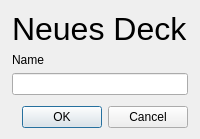
<?xml version="1.0" encoding="UTF-8"?>
<ui version="4.0">
 <class>Dialog</class>
 <widget class="QDialog" name="Dialog">
  <property name="geometry">
   <rect>
    <x>0</x>
    <y>0</y>
    <width>200</width>
    <height>139</height>
   </rect>
  </property>
  <property name="windowTitle">
   <string>MTG Neues Deck</string>
  </property>
  <layout class="QGridLayout" name="gridLayout">
   <item row="0" column="0">
    <spacer name="horizontalSpacer_2">
     <property name="orientation">
      <enum>Qt::Horizontal</enum>
     </property>
     <property name="sizeHint" stdset="0">
      <size>
       <width>40</width>
       <height>20</height>
      </size>
     </property>
    </spacer>
   </item>
   <item row="1" column="1">
    <widget class="QDialogButtonBox" name="btnbox_neues_deck">
     <property name="orientation">
      <enum>Qt::Horizontal</enum>
     </property>
     <property name="standardButtons">
      <set>QDialogButtonBox::Cancel|QDialogButtonBox::Ok</set>
     </property>
    </widget>
   </item>
   <item row="0" column="2">
    <spacer name="horizontalSpacer">
     <property name="orientation">
      <enum>Qt::Horizontal</enum>
     </property>
     <property name="sizeHint" stdset="0">
      <size>
       <width>40</width>
       <height>20</height>
      </size>
     </property>
    </spacer>
   </item>
   <item row="0" column="1">
    <layout class="QVBoxLayout" name="verticalLayout_2">
     <item>
      <widget class="QLabel" name="label">
       <property name="font">
        <font>
         <pointsize>24</pointsize>
        </font>
       </property>
       <property name="text">
        <string>Neues Deck</string>
       </property>
       <property name="alignment">
        <set>Qt::AlignLeading|Qt::AlignLeft|Qt::AlignTop</set>
       </property>
      </widget>
     </item>
     <item>
      <widget class="QLabel" name="label_2">
       <property name="text">
        <string>Name</string>
       </property>
      </widget>
     </item>
     <item>
      <widget class="QLineEdit" name="lineEdit"/>
     </item>
     <item>
      <spacer name="verticalSpacer">
       <property name="orientation">
        <enum>Qt::Vertical</enum>
       </property>
       <property name="sizeHint" stdset="0">
        <size>
         <width>20</width>
         <height>40</height>
        </size>
       </property>
      </spacer>
     </item>
    </layout>
   </item>
  </layout>
 </widget>
 <resources/>
 <connections>
  <connection>
   <sender>btnbox_neues_deck</sender>
   <signal>accepted()</signal>
   <receiver>Dialog</receiver>
   <slot>accept()</slot>
   <hints>
    <hint type="sourcelabel">
     <x>248</x>
     <y>254</y>
    </hint>
    <hint type="destinationlabel">
     <x>157</x>
     <y>274</y>
    </hint>
   </hints>
  </connection>
  <connection>
   <sender>btnbox_neues_deck</sender>
   <signal>rejected()</signal>
   <receiver>Dialog</receiver>
   <slot>reject()</slot>
   <hints>
    <hint type="sourcelabel">
     <x>316</x>
     <y>260</y>
    </hint>
    <hint type="destinationlabel">
     <x>286</x>
     <y>274</y>
    </hint>
   </hints>
  </connection>
 </connections>
</ui>
